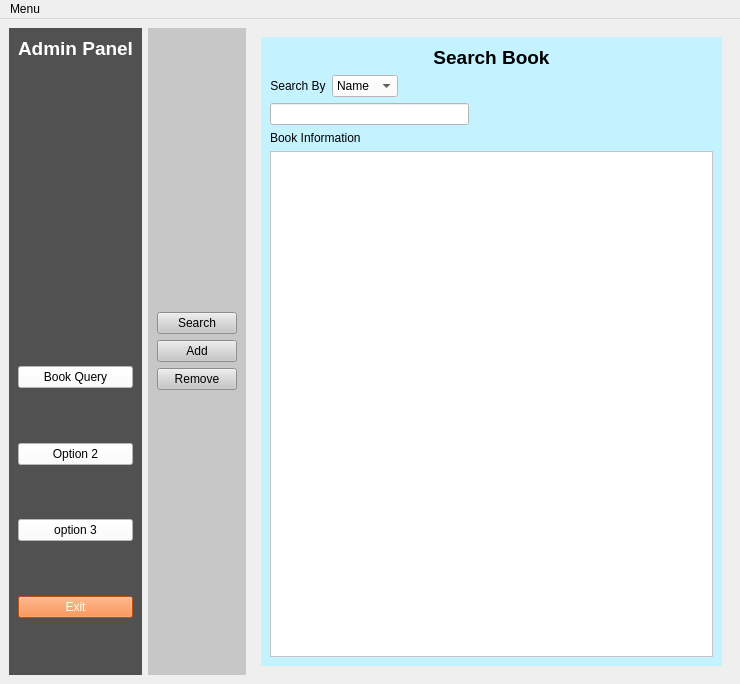
<?xml version="1.0" encoding="UTF-8"?>
<ui version="4.0">
 <class>MainWindow</class>
 <widget class="QMainWindow" name="MainWindow">
  <property name="geometry">
   <rect>
    <x>0</x>
    <y>0</y>
    <width>740</width>
    <height>684</height>
   </rect>
  </property>
  <property name="windowTitle">
   <string>MainWindow</string>
  </property>
  <widget class="QWidget" name="centralwidget">
   <layout class="QGridLayout" name="gridLayout">
    <item row="0" column="3">
     <widget class="QStackedWidget" name="stackedWidget">
      <widget class="QWidget" name="page">
       <layout class="QGridLayout" name="gridLayout_2">
        <item row="0" column="0">
         <widget class="QWidget" name="widget_operations" native="true">
          <property name="styleSheet">
           <string notr="true">background-color: rgb(196, 242, 255);</string>
          </property>
          <layout class="QGridLayout" name="gridLayout_4">
           <item row="1" column="0">
            <layout class="QVBoxLayout" name="verticalLayout_2">
             <item>
              <layout class="QHBoxLayout" name="horizontalLayout">
               <item>
                <widget class="QLabel" name="label">
                 <property name="text">
                  <string>Search By</string>
                 </property>
                 <property name="alignment">
                  <set>Qt::AlignCenter</set>
                 </property>
                </widget>
               </item>
               <item>
                <widget class="QComboBox" name="comboBox_book_search_by">
                 <property name="styleSheet">
                  <string notr="true">background-color: rgb(255, 255, 255);</string>
                 </property>
                 <item>
                  <property name="text">
                   <string>Name</string>
                  </property>
                 </item>
                 <item>
                  <property name="text">
                   <string>ID</string>
                  </property>
                 </item>
                 <item>
                  <property name="text">
                   <string>Author</string>
                  </property>
                 </item>
                </widget>
               </item>
               <item>
                <spacer name="horizontalSpacer">
                 <property name="orientation">
                  <enum>Qt::Horizontal</enum>
                 </property>
                 <property name="sizeHint" stdset="0">
                  <size>
                   <width>40</width>
                   <height>20</height>
                  </size>
                 </property>
                </spacer>
               </item>
              </layout>
             </item>
             <item>
              <layout class="QHBoxLayout" name="horizontalLayout_2">
               <item>
                <widget class="QLineEdit" name="lineEdit_comboBox_targetted">
                 <property name="styleSheet">
                  <string notr="true">background-color: rgb(255, 255, 255);</string>
                 </property>
                </widget>
               </item>
               <item>
                <widget class="QPushButton" name="pushButton_for_lineEdit_comboBox_targetted">
                 <property name="text">
                  <string/>
                 </property>
                 <property name="icon">
                  <iconset resource="../data/icons/icons_resource.qrc">
                   <normaloff>:/icons/search.png</normaloff>:/icons/search.png</iconset>
                 </property>
                 <property name="iconSize">
                  <size>
                   <width>20</width>
                   <height>20</height>
                  </size>
                 </property>
                 <property name="flat">
                  <bool>true</bool>
                 </property>
                </widget>
               </item>
               <item>
                <spacer name="horizontalSpacer_2">
                 <property name="orientation">
                  <enum>Qt::Horizontal</enum>
                 </property>
                 <property name="sizeHint" stdset="0">
                  <size>
                   <width>40</width>
                   <height>20</height>
                  </size>
                 </property>
                </spacer>
               </item>
              </layout>
             </item>
            </layout>
           </item>
           <item row="2" column="0">
            <layout class="QVBoxLayout" name="verticalLayout">
             <item>
              <widget class="QLabel" name="label_3">
               <property name="text">
                <string>Book Information</string>
               </property>
              </widget>
             </item>
             <item>
              <widget class="QTextBrowser" name="textBrowser_book_information">
               <property name="styleSheet">
                <string notr="true">background-color: rgb(255, 255, 255);</string>
               </property>
              </widget>
             </item>
            </layout>
           </item>
           <item row="0" column="0">
            <widget class="QLabel" name="label_2">
             <property name="font">
              <font>
               <pointsize>14</pointsize>
               <weight>75</weight>
               <bold>true</bold>
              </font>
             </property>
             <property name="text">
              <string>Search Book</string>
             </property>
             <property name="alignment">
              <set>Qt::AlignCenter</set>
             </property>
            </widget>
           </item>
          </layout>
         </widget>
        </item>
       </layout>
      </widget>
      <widget class="QWidget" name="page_2"/>
     </widget>
    </item>
    <item row="0" column="0">
     <widget class="QWidget" name="widget_main_options" native="true">
      <property name="styleSheet">
       <string notr="true">background-color: rgb(81, 81, 81);</string>
      </property>
      <layout class="QGridLayout" name="gridLayout_3">
       <property name="leftMargin">
        <number>9</number>
       </property>
       <item row="0" column="0">
        <layout class="QVBoxLayout" name="verticalLayout_3">
         <item>
          <layout class="QHBoxLayout" name="horizontalLayout_3">
           <item>
            <widget class="QLabel" name="label_admin_panel">
             <property name="font">
              <font>
               <pointsize>14</pointsize>
               <weight>75</weight>
               <bold>true</bold>
              </font>
             </property>
             <property name="styleSheet">
              <string notr="true">color: rgb(255, 255, 255);</string>
             </property>
             <property name="text">
              <string>Admin Panel</string>
             </property>
             <property name="alignment">
              <set>Qt::AlignCenter</set>
             </property>
            </widget>
           </item>
          </layout>
         </item>
         <item>
          <spacer name="verticalSpacer_2">
           <property name="orientation">
            <enum>Qt::Vertical</enum>
           </property>
           <property name="sizeHint" stdset="0">
            <size>
             <width>20</width>
             <height>40</height>
            </size>
           </property>
          </spacer>
         </item>
         <item>
          <layout class="QVBoxLayout" name="verticalLayout_4">
           <item>
            <widget class="QPushButton" name="pushButton_book_query">
             <property name="font">
              <font>
               <pointsize>9</pointsize>
              </font>
             </property>
             <property name="styleSheet">
              <string notr="true">background-color: rgb(255, 255, 255);
border-color: rgb(218, 218, 218);</string>
             </property>
             <property name="text">
              <string>Book Query</string>
             </property>
             <property name="icon">
              <iconset resource="../data/icons/icons_resource.qrc">
               <normaloff>:/icons/book-stack.png</normaloff>:/icons/book-stack.png</iconset>
             </property>
             <property name="checkable">
              <bool>false</bool>
             </property>
            </widget>
           </item>
           <item>
            <spacer name="verticalSpacer_3">
             <property name="orientation">
              <enum>Qt::Vertical</enum>
             </property>
             <property name="sizeHint" stdset="0">
              <size>
               <width>20</width>
               <height>40</height>
              </size>
             </property>
            </spacer>
           </item>
           <item>
            <widget class="QPushButton" name="pushButton">
             <property name="styleSheet">
              <string notr="true">background-color: rgb(255, 255, 255);</string>
             </property>
             <property name="text">
              <string>Option 2</string>
             </property>
            </widget>
           </item>
           <item>
            <spacer name="verticalSpacer_4">
             <property name="orientation">
              <enum>Qt::Vertical</enum>
             </property>
             <property name="sizeHint" stdset="0">
              <size>
               <width>20</width>
               <height>40</height>
              </size>
             </property>
            </spacer>
           </item>
           <item>
            <widget class="QPushButton" name="pushButton_2">
             <property name="styleSheet">
              <string notr="true">background-color: rgb(255, 255, 255);</string>
             </property>
             <property name="text">
              <string>option 3</string>
             </property>
            </widget>
           </item>
           <item>
            <spacer name="verticalSpacer_5">
             <property name="orientation">
              <enum>Qt::Vertical</enum>
             </property>
             <property name="sizeHint" stdset="0">
              <size>
               <width>20</width>
               <height>40</height>
              </size>
             </property>
            </spacer>
           </item>
           <item>
            <widget class="QPushButton" name="pushButton_exit">
             <property name="font">
              <font>
               <pointsize>9</pointsize>
              </font>
             </property>
             <property name="styleSheet">
              <string notr="true">background-color: rgb(255, 116, 35);
color: rgb(255, 255, 255);</string>
             </property>
             <property name="text">
              <string>Exit</string>
             </property>
             <property name="icon">
              <iconset resource="../data/icons/icons_resource.qrc">
               <normaloff>:/icons/exit.png</normaloff>:/icons/exit.png</iconset>
             </property>
            </widget>
           </item>
           <item>
            <spacer name="verticalSpacer">
             <property name="orientation">
              <enum>Qt::Vertical</enum>
             </property>
             <property name="sizeHint" stdset="0">
              <size>
               <width>20</width>
               <height>40</height>
              </size>
             </property>
            </spacer>
           </item>
          </layout>
         </item>
        </layout>
       </item>
      </layout>
     </widget>
    </item>
    <item row="0" column="1">
     <widget class="QWidget" name="widget_sub_options_book_query" native="true">
      <property name="styleSheet">
       <string notr="true">background-color: rgb(199, 199, 199);</string>
      </property>
      <layout class="QGridLayout" name="gridLayout_5">
       <item row="0" column="0">
        <layout class="QVBoxLayout" name="verticalLayout_6">
         <item>
          <widget class="QPushButton" name="pushButton_search_book_2">
           <property name="font">
            <font>
             <pointsize>9</pointsize>
            </font>
           </property>
           <property name="text">
            <string>Search</string>
           </property>
           <property name="icon">
            <iconset resource="../data/icons/icons_resource.qrc">
             <normaloff>:/icons/search.png</normaloff>:/icons/search.png</iconset>
           </property>
           <property name="autoExclusive">
            <bool>false</bool>
           </property>
          </widget>
         </item>
         <item>
          <widget class="QPushButton" name="pushButton_add_book_2">
           <property name="text">
            <string>Add</string>
           </property>
           <property name="icon">
            <iconset resource="../data/icons/icons_resource.qrc">
             <normaloff>:/icons/plus.png</normaloff>:/icons/plus.png</iconset>
           </property>
          </widget>
         </item>
         <item>
          <widget class="QPushButton" name="pushButton_remove_book_2">
           <property name="text">
            <string>Remove</string>
           </property>
           <property name="icon">
            <iconset resource="../data/icons/icons_resource.qrc">
             <normaloff>:/icons/minus.png</normaloff>:/icons/minus.png</iconset>
           </property>
          </widget>
         </item>
        </layout>
       </item>
      </layout>
     </widget>
    </item>
   </layout>
  </widget>
  <widget class="QMenuBar" name="menubar">
   <property name="geometry">
    <rect>
     <x>0</x>
     <y>0</y>
     <width>740</width>
     <height>22</height>
    </rect>
   </property>
   <widget class="QMenu" name="menuMenu">
    <property name="title">
     <string>Menu</string>
    </property>
    <addaction name="actionView_As_Student"/>
    <addaction name="actionExit"/>
   </widget>
   <addaction name="menuMenu"/>
  </widget>
  <action name="actionView_As_Student">
   <property name="text">
    <string>View As Student</string>
   </property>
  </action>
  <action name="actionExit">
   <property name="text">
    <string>Exit</string>
   </property>
  </action>
 </widget>
 <resources>
  <include location="../data/icons/icons_resource.qrc"/>
 </resources>
 <connections>
  <connection>
   <sender>actionExit</sender>
   <signal>triggered()</signal>
   <receiver>MainWindow</receiver>
   <slot>close()</slot>
   <hints>
    <hint type="sourcelabel">
     <x>-1</x>
     <y>-1</y>
    </hint>
    <hint type="destinationlabel">
     <x>399</x>
     <y>299</y>
    </hint>
   </hints>
  </connection>
  <connection>
   <sender>pushButton_exit</sender>
   <signal>clicked()</signal>
   <receiver>MainWindow</receiver>
   <slot>close()</slot>
   <hints>
    <hint type="sourcelabel">
     <x>127</x>
     <y>610</y>
    </hint>
    <hint type="destinationlabel">
     <x>260</x>
     <y>-8</y>
    </hint>
   </hints>
  </connection>
 </connections>
</ui>
